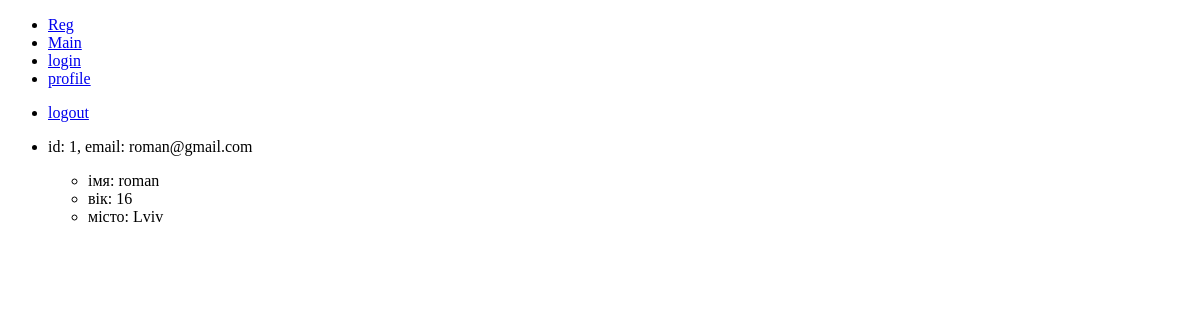
The page /profile (signed in) on the database as committed earlier.
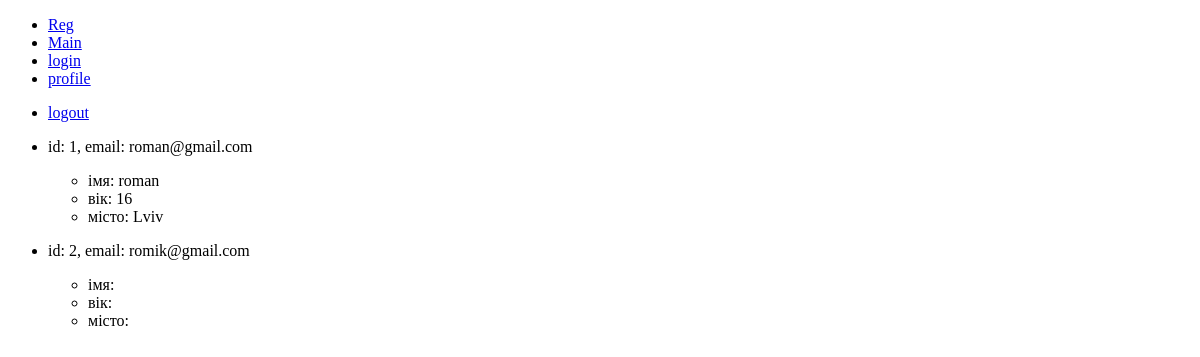
The same page on the database as committed later.
### app.py (models this page shows, shortened)
class Users(UserMixin, db.Model):
    id = db.Column(db.Integer, primary_key=True)
    email = db.Column(db.String(100), nullable=False)
    psw = db.Column(db.String(100), nullable=False)
    date = db.Column(db.DateTime, default=datetime.now())
    pr = db.relationship('Profiles', backref='users', uselist=False)

class Profiles(db.Model):
    id = db.Column(db.Integer, primary_key=True)
    name = db.Column(db.String(100), nullable=False, unique=True)
    old = db.Column(db.String(100), nullable=False)
    city = db.Column(db.String(100), nullable=False)
    user_id = db.Column(db.Integer, db.ForeignKey('users.id'))

### app.py (the view)
@app.route('/profile')
@login_required
def profile():
    info = []
    try:
        info = Users.query.all()
    except:
        print("помилка при читанні")
    return render_template("profile.html", list=info)

### app.py (called while the page is built)
@login_manager.user_loader
def load_user(user_id):
    return Users.query.filter_by(id=user_id).first()

### templates/profile.html (shortened to what this page needs)
{% extends '__layout.html' %}
{% block content %}
<ul>
<li><a class="py-2 d-none d-md-inline-block default_pointer_cs" href="/logout">logout</a></li>
{% for u in list %}
<li><p>id: {{u.id}}, email: {{u.email}}</p>
    <ul>
        <li>імя: {{u.pr.name}}</li>
        <li>вік: {{u.pr.old}}</li>
        <li>місто: {{u.pr.city}}</li>
    </ul>
</li>
{% endfor %}
</ul>
{% endblock %}

### templates/__layout.html (shortened to what this page needs)
<!DOCTYPE html>
<html lang="en">
<head>
</head>
<body>
<ul class="mainmenu">
<li><a class="py-2 d-none d-md-inline-block default_pointer_cs" href="/register">Reg</a></li>
<li><a class="py-2 d-none d-md-inline-block default_pointer_cs" href="/">Main</a></li>
<li><a class="py-2 d-none d-md-inline-block default_pointer_cs" href="/login">login</a></li>
<li><a class="py-2 d-none d-md-inline-block default_pointer_cs" href="/profile">profile</a></li>
</ul>
<div>
    {% block content %}
    {% endblock %}
</div>
</body>
</html>

Rows that differ between the two databases and show on the page:
added Users: id "2", email "romik@gmail.com"
